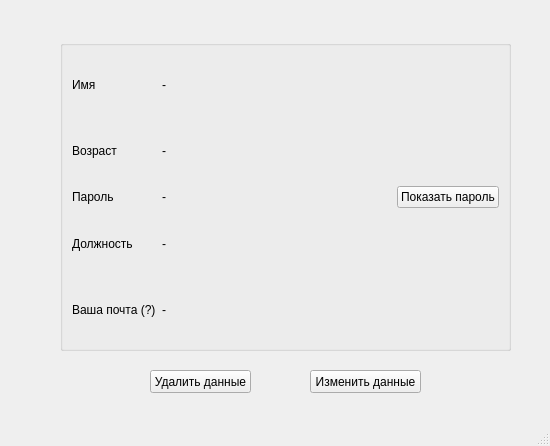
<?xml version="1.0" encoding="UTF-8"?>
<ui version="4.0">
 <class>MainWindow</class>
 <widget class="QMainWindow" name="MainWindow">
  <property name="geometry">
   <rect>
    <x>0</x>
    <y>0</y>
    <width>550</width>
    <height>446</height>
   </rect>
  </property>
  <property name="windowTitle">
   <string>Общая информация о профиле</string>
  </property>
  <widget class="QWidget" name="centralwidget">
   <widget class="QGroupBox" name="groupBox_2">
    <property name="geometry">
     <rect>
      <x>60</x>
      <y>40</y>
      <width>451</width>
      <height>311</height>
     </rect>
    </property>
    <property name="title">
     <string/>
    </property>
    <layout class="QGridLayout" name="gridLayout_2">
     <item row="2" column="0">
      <widget class="QLabel" name="label_5">
       <property name="text">
        <string>Возраст</string>
       </property>
      </widget>
     </item>
     <item row="0" column="0">
      <widget class="QLabel" name="label_6">
       <property name="sizePolicy">
        <sizepolicy hsizetype="Fixed" vsizetype="Preferred">
         <horstretch>0</horstretch>
         <verstretch>0</verstretch>
        </sizepolicy>
       </property>
       <property name="text">
        <string>Имя</string>
       </property>
      </widget>
     </item>
     <item row="8" column="2">
      <widget class="QLabel" name="label_15">
       <property name="text">
        <string>-</string>
       </property>
      </widget>
     </item>
     <item row="2" column="2">
      <widget class="QLabel" name="label_10">
       <property name="text">
        <string>-</string>
       </property>
      </widget>
     </item>
     <item row="6" column="0">
      <widget class="QLabel" name="label_12">
       <property name="text">
        <string>Должность</string>
       </property>
      </widget>
     </item>
     <item row="4" column="0">
      <widget class="QLabel" name="label_7">
       <property name="text">
        <string>Пароль</string>
       </property>
      </widget>
     </item>
     <item row="4" column="2">
      <widget class="QLabel" name="label_13">
       <property name="text">
        <string>-</string>
       </property>
      </widget>
     </item>
     <item row="8" column="0">
      <widget class="QLabel" name="label_11">
       <property name="text">
        <string>Ваша почта (?)</string>
       </property>
      </widget>
     </item>
     <item row="0" column="2">
      <widget class="QLabel" name="label_4">
       <property name="text">
        <string>-</string>
       </property>
      </widget>
     </item>
     <item row="6" column="2">
      <widget class="QLabel" name="label_14">
       <property name="text">
        <string>-</string>
       </property>
      </widget>
     </item>
     <item row="4" column="3">
      <widget class="QPushButton" name="pushButton_3">
       <property name="sizePolicy">
        <sizepolicy hsizetype="Fixed" vsizetype="Fixed">
         <horstretch>0</horstretch>
         <verstretch>0</verstretch>
        </sizepolicy>
       </property>
       <property name="text">
        <string>Показать пароль</string>
       </property>
      </widget>
     </item>
    </layout>
   </widget>
   <widget class="QPushButton" name="pushButton">
    <property name="geometry">
     <rect>
      <x>150</x>
      <y>370</y>
      <width>101</width>
      <height>23</height>
     </rect>
    </property>
    <property name="text">
     <string>Удалить данные</string>
    </property>
   </widget>
   <widget class="QPushButton" name="pushButton_2">
    <property name="geometry">
     <rect>
      <x>310</x>
      <y>370</y>
      <width>111</width>
      <height>23</height>
     </rect>
    </property>
    <property name="text">
     <string>Изменить данные</string>
    </property>
   </widget>
  </widget>
  <widget class="QStatusBar" name="statusbar"/>
 </widget>
 <resources/>
 <connections/>
</ui>
